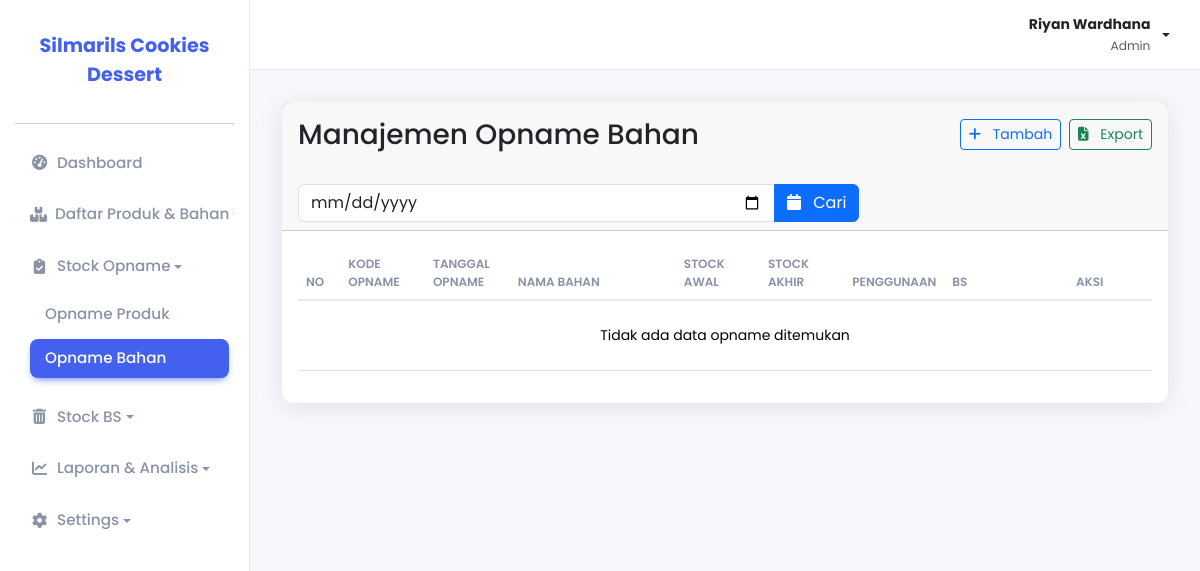
/pages/stok_opname/bahan/index.php (signed in), run on an earlier commit of the app's database.
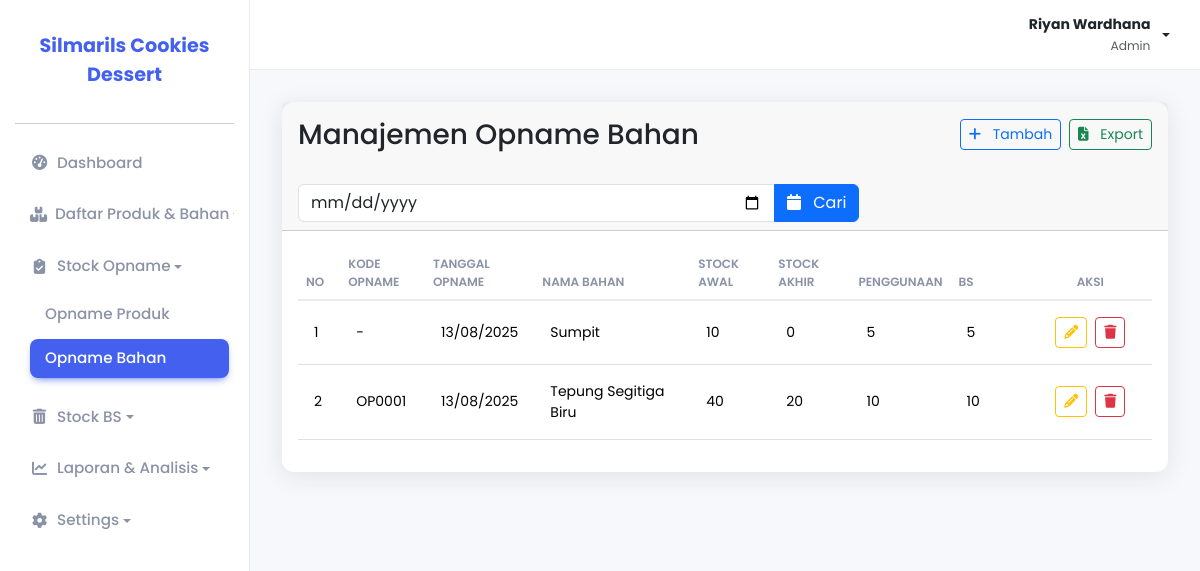
And on a later commit of the database.
### tables this page shows
CREATE TABLE `opname_bahan` (
  `id_opname` int NOT NULL,
  `nama_bahan` varchar(255) NOT NULL,
  `tanggal_opname` date NOT NULL,
  `kode` varchar(255) DEFAULT NULL,
  `stok_awal` varchar(255) DEFAULT NULL,
  `stok_akhir` varchar(255) DEFAULT NULL,
  `penggunaan` varchar(255) DEFAULT NULL,
  `bs` varchar(255) DEFAULT NULL
);

### pages/stok_opname/bahan/index.php (the view, shortened to what the changed rows need)
<?php
include_once(__DIR__ . '/../../../includes/header.php');
$records_per_page = 20;
$current_page = isset($_GET['page']) && is_numeric($_GET['page']) ? (int)$_GET['page'] : 1;
$offset = ($current_page - 1) * $records_per_page;
$search_date = $_GET['search_date'] ?? '';
$sql = "SELECT
            id_opname,
            kode,
            tanggal_opname,
            nama_bahan,
            stok_awal,
            stok_akhir,
            penggunaan,
            bs
        FROM opname_bahan";
$sql .= " ORDER BY tanggal_opname DESC, nama_bahan ASC
          LIMIT ? OFFSET ?";
$stmt = $pdo->prepare($sql);
if (!empty($search_date)) {
    $stmt->bindValue(1, $search_date, PDO::PARAM_STR);
    $stmt->bindValue(2, $records_per_page, PDO::PARAM_INT);
    $stmt->bindValue(3, $offset, PDO::PARAM_INT);
} else {
    $stmt->bindValue(1, $records_per_page, PDO::PARAM_INT);
    $stmt->bindValue(2, $offset, PDO::PARAM_INT);
}
$stmt->execute();
?>
<div class="card">
    <div class="card-header">
        <div class="row align-items-center mb-4">
            <div class="col-sm-6 my-2">
                <h1 class="h3 mb-0">Manajemen Opname Bahan</h1>
            </div>
        </div>
    </div>
    <div class="card-body">
        <div class="table-responsive">
            <table class="table table-modern">
                <thead class="table-light">
                    <tr>
                        <th width="5%">No</th>
                        <th width="10%">Kode Opname</th>
                        <th width="10%">Tanggal Opname</th>
                        <th width="20%">Nama Bahan</th>
                        <th width="10%">Stock Awal</th>
                        <th width="10%">Stock Akhir</th>
                        <th width="10%">Penggunaan</th>
                        <th width="10%">BS</th>
                        <th width="15%" class="text-center">Aksi</th>
                    </tr>
                </thead>
                <tbody>
                    <?php
                    $no = $offset + 1;
                    if ($stmt->rowCount() > 0) {
                        while ($row = $stmt->fetch(PDO::FETCH_ASSOC)) {
                    ?>
                            <tr>
                                <td><?php echo $no++; ?></td>
                                <td><?php echo htmlspecialchars($row['kode'] ?? '-'); ?></td>
                                <td><?php echo date('d/m/Y', strtotime($row['tanggal_opname'])); ?></td>
                                <td><?php echo htmlspecialchars($row['nama_bahan']); ?></td>
                                <td><?php echo is_numeric($row['stok_awal']) ? number_format($row['stok_awal'], 0, ',', '.') : '-'; ?></td>
                                <td><?php echo is_numeric($row['stok_akhir']) ? number_format($row['stok_akhir'], 0, ',', '.') : '-'; ?></td>
                                <td><?php echo is_numeric($row['penggunaan']) ? number_format($row['penggunaan'], 0, ',', '.') : '-'; ?></td>
                                <td><?php echo is_numeric($row['bs']) ? number_format($row['bs'], 0, ',', '.') : '-'; ?></td>
                                <td class="text-center">
                                    <div class="d-flex justify-content-center gap-2">
                                        <a href="edit.php?id=<?php echo $row['id_opname']; ?>" class="btn btn-sm btn-outline-warning" title="Edit">
                                            <i class="fa-solid fa-pencil"></i>
                                        </a>
                                        <a href="proses.php?action=hapus&id=<?php echo $row['id_opname']; ?>" class="btn btn-sm btn-outline-danger" title="Hapus" onclick="return confirm('Apakah Anda yakin ingin menghapus data opname ini?');">
                                            <i class="fa-solid fa-trash"></i>
                                        </a>
                                    </div>
                                </td>
                            </tr>
                    <?php
                        }
                    } else {
                        echo '<tr><td colspan="9" class="text-center py-4">Tidak ada data opname ditemukan</td></tr>';
                    }
                    ?>
                </tbody>
            </table>
        </div>
    </div>
</div>
<?php
include_once(__DIR__ . '/../../../includes/footer.php');
?>

What changed in the data, as far as the page shows it:
added opname_bahan: kode "-", tanggal_opname "13/08/2025", nama_bahan "Sumpit", stok_awal "10", stok_akhir "0", penggunaan "5", bs "5"
added opname_bahan: kode "OP0001", tanggal_opname "13/08/2025", nama_bahan "Tepung Segitiga Biru", stok_awal "40", stok_akhir "20", penggunaan "10", bs "10"
Also different on the page:
text no longer shown: "Tidak ada data opname ditemukan"
